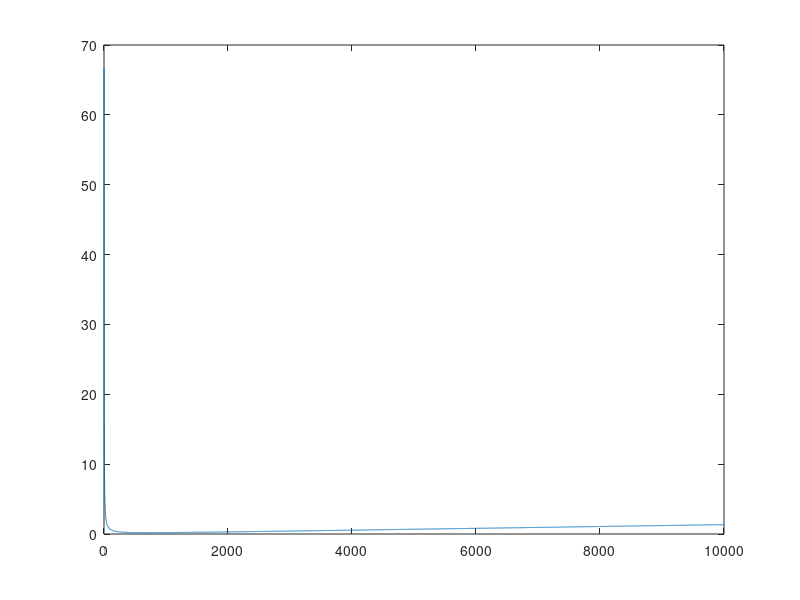

Write the MATLAB code that produced this figure.
% Compute the Rayleigh damping constants 
% M_{2}=alpha*M_{1}+beta*M_{3}
% where M_{i} are the system matrices 
% and "alpha" and "beta" are the constants that need to be computed
clear
% here we choose the frequencies and damping constants
w1=500;
w2=1000;
zeta1=0.2;
zeta2=0.2;
A=[1 w1^2;
    1 w2^2];
b=[2*w1*zeta1; 2*w2*zeta2];
x=inv(A)*b;
alpha=x(1)
beta=x(2)


% Check the damping at other frequencies
ww=1:1:10000;
for i=1:10000
zz(i)=0.5*(x(1)*(1/ww(i))+x(2)*ww(i));    
end
plot(ww,zz)